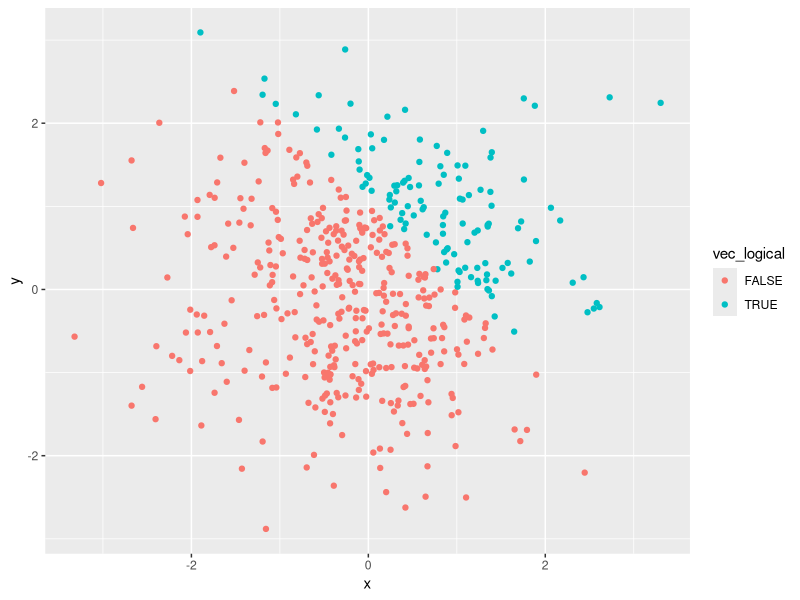
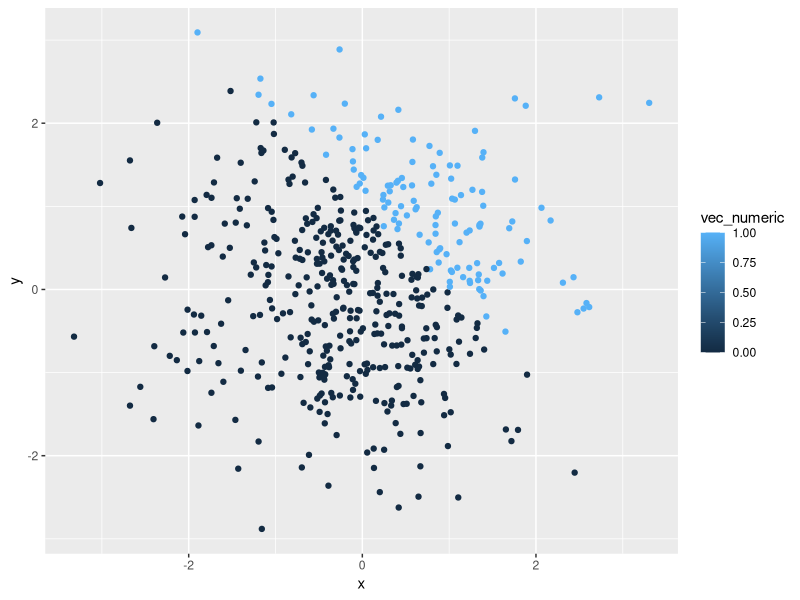
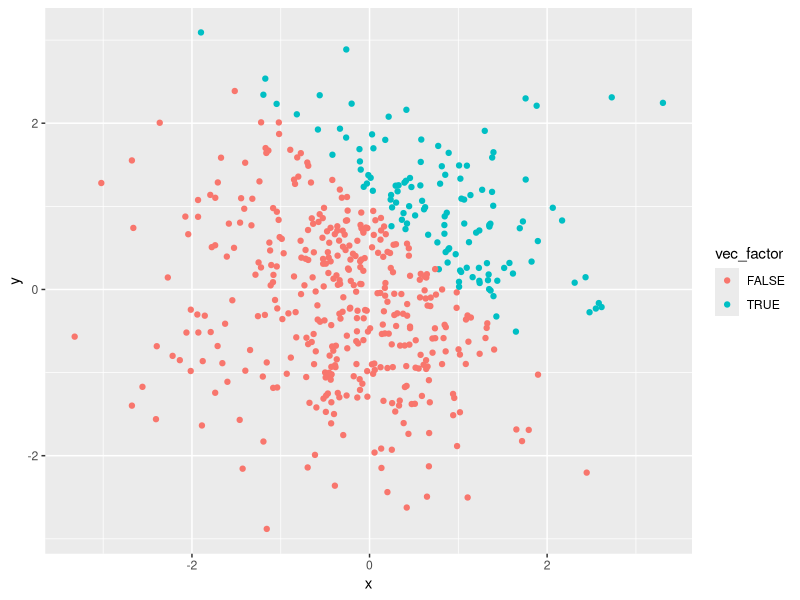
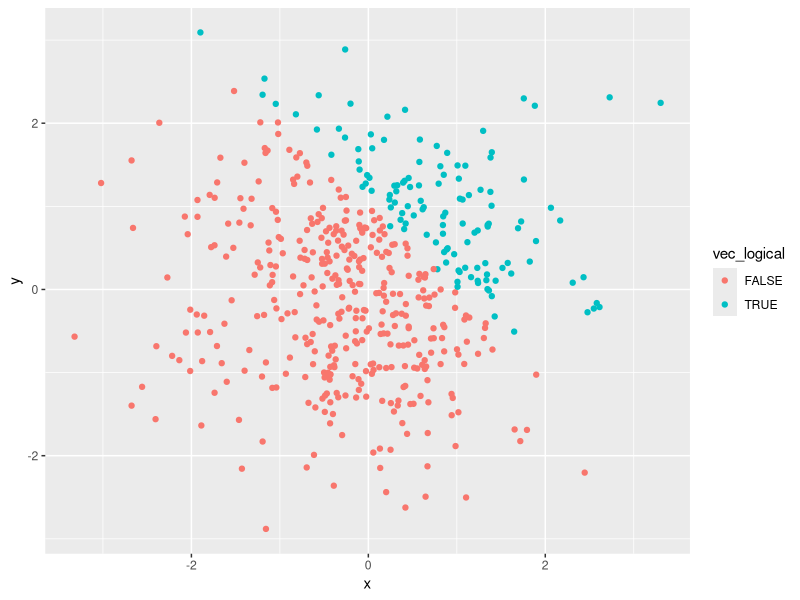

These charts were generated, in order, by the following R code:
## ---- chunk 1
knitr::opts_chunk$set(echo = TRUE)
library(tidyverse)
## ---- chunk 2
library(tidyverse)
set.seed(100)
hw_problem1_df = tibble(
  samp = rnorm(8),
  vec_logical = samp > 0,
  vec_char = c("this", "homework", "is", "kind", "of", "hard", "still", "trying"),
  vec_factor = factor(c("a", "a", "a", "b", "b", "b", "c", "c")))
## ---- chunk 3
mean_samp = mean(pull(hw_problem1_df, samp))
mean_samp
## ---- chunk 4
mean_vec_logical = mean(pull(hw_problem1_df, vec_logical))
mean_vec_logical
## ---- chunk 5
as.numeric(pull(hw_problem1_df,vec_char))
as.numeric(pull(hw_problem1_df,vec_factor))
as.numeric(pull(hw_problem1_df,vec_logical))
## ---- chunk 6
(as.numeric(pull(hw_problem1_df,vec_logical)) * (pull(hw_problem1_df,samp)))
## ---- chunk 7
vec_logical_factor = as.factor(pull(hw_problem1_df,vec_logical))
## ---- chunk 8
as.numeric(vec_logical_factor) * (pull(hw_problem1_df,samp))
## ---- chunk 9
hw_problem2_df = tibble(
  x = rnorm(500, mean = 0, sd = 1 ),
  y = rnorm(500, mean = 0, sd = 1),
  vec_logical = c(x + y > 1 ),
  vec_numeric = as.numeric(vec_logical),
  vec_factor = as.factor(vec_logical)
  )
## ---- chunk 10
nrow(hw_problem2_df)
ncol(hw_problem2_df)
mean(pull(hw_problem2_df, x))
median(pull(hw_problem2_df, x))
sd(pull(hw_problem2_df, x))
sum(pull(hw_problem2_df, vec_logical), na.rm=TRUE)/500
## ---- chunk 11
ggplot(hw_problem2_df, aes(x = x, y = y, color = vec_logical)) + geom_point()
ggsave("hw_problem2_df.pdf", width = 4, height = 6)
## ---- chunk 12
ggplot(hw_problem2_df, aes(x = x, y = y, color = vec_numeric)) + geom_point()
## ---- chunk 13
ggplot(hw_problem2_df, aes(x = x, y = y, color = vec_factor)) + geom_point()
